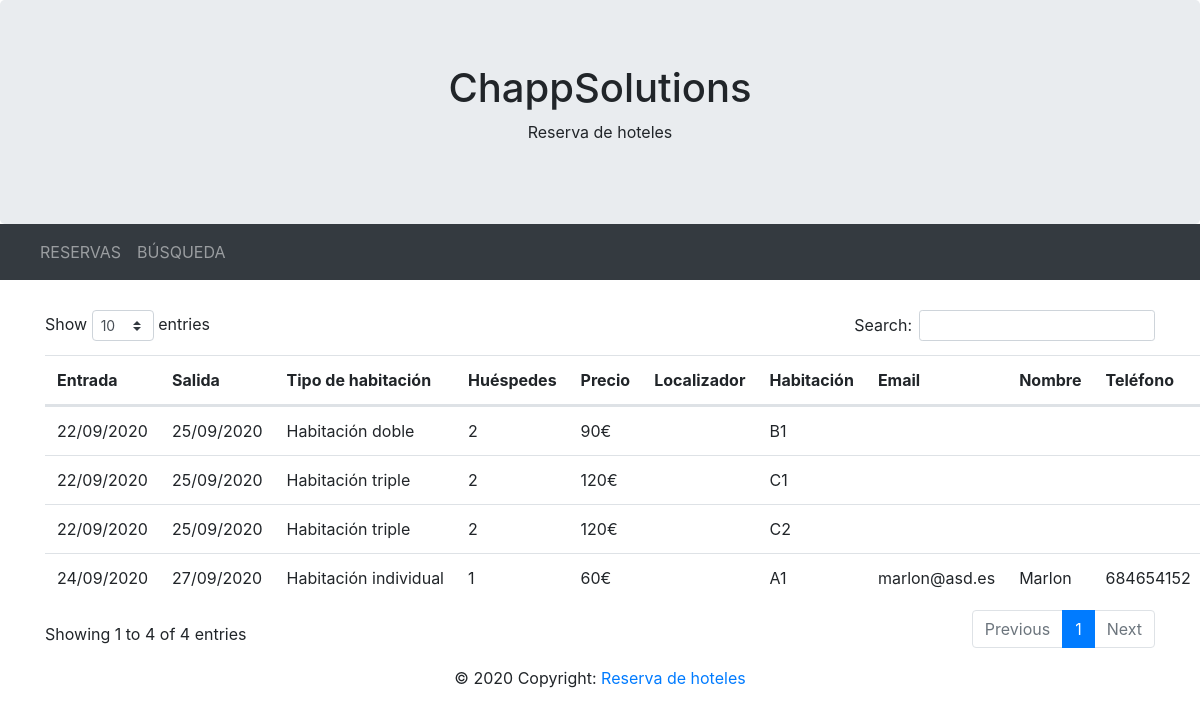
/hotelBooking/, run on the app's committed database.
### hotelBooking/models.py (models this page shows)
class Room(models.Model):
    number = models.CharField(max_length=2)
    type_room = models.ForeignKey(TypeRoom, on_delete=models.CASCADE)

class Booking(models.Model):
    checkin = models.DateField()
    checkout = models.DateField()
    guests = models.IntegerField()
    name = models.CharField(max_length=30)
    email = models.EmailField()
    phone = models.CharField(max_length=15)
    price = models.IntegerField()
    code = models.CharField(max_length=6)
    room = models.ForeignKey(Room, on_delete=models.CASCADE)
    created = models.DateTimeField(default=now)

### hotelBooking/views.py (the view)
# urls.py: path('', views.bookings, name='Reservas'),
def bookings(request):
    bookings = []
    for booking in Booking.objects.all():
        bookings.append({
            'checkin':booking.checkin.strftime('%d/%m/%Y'),
            'checkout':booking.checkout.strftime('%d/%m/%Y'),
            'type_room':get_label_type_room(booking.room.type_room.id),
            'guests':booking.guests,
            'price':str(booking.price) + '€',
            'code':booking.code,
            'number':booking.room.number,
            'name':booking.name,
            'email':booking.email,
            'phone':booking.phone,
        })
    return render(request, 'bookings.html', {'bookings':bookings})

### hotelBooking/views.py (called while the page is built)
def get_label_type_room(argument):
    labels = {
        1: "Habitación individual",
        2: "Habitación doble",
        3: "Habitación triple",
        4: "Habitación cuádruple"
    }
    return labels.get(argument, "Tipo de habitación desconocido")

### hotelBooking/templates/bookings.html (shortened to what this page needs)
{% extends "base.html" %} {% block title %}Reservas{% endblock %} {% load static %}{% block css %}
<link rel="stylesheet" href="https://cdn.datatables.net/1.10.22/css/dataTables.bootstrap4.min.css">
<link rel="stylesheet" href="https://cdn.datatables.net/responsive/2.2.6/css/responsive.bootstrap4.min.css">
<link rel="stylesheet" href="{% static 'hotelBooking/css/bookings.css' %}"> {% endblock %}{% block content %}
<table id="bookings-table" class="table table-hover dt-responsive nowrap">
    <thead>
        <tr>
            <th>Entrada</th>
            <th>Salida</th>
            <th>Tipo de habitación</th>
            <th>Huéspedes</th>
            <th>Precio</th>
            <th>Localizador</th>
            <th>Habitación</th>
            <th>Email</th>
            <th>Nombre</th>
            <th>Teléfono</th>
        </tr>
    </thead>
    <tbody>
        {% for booking in bookings %}
        <tr>
            <td>{{booking.checkin}}</td>
            <td>{{booking.checkout}}</td>
            <td>{{booking.type_room}}</td>
            <td>{{booking.guests}}</td>
            <td>{{booking.price}}</td>
            <td>{{booking.reservation_id}}</td>
            <td>{{booking.number}}</td>
            <td>{{booking.email}}</td>
            <td>{{booking.name}}</td>
            <td>{{booking.phone}}</td>
        </tr>
        {% endfor %}
    </tbody>
</table>
{% endblock %}

### hotelBooking/templates/base.html (shortened to what this page needs)
<!DOCTYPE html>
<html>
<head>
    {% load static %}
    <link rel="stylesheet" href="https://stackpath.bootstrapcdn.com/bootstrap/4.3.1/css/bootstrap.min.css">
    <link rel="stylesheet" href="{% static 'hotelBooking/css/main.css' %}"> {% block css %}{% endblock %}
</head>
<body>
    {% include 'header.html' %} {% include 'navbar.html' %}
    <div id="content-view" class="container">
        {% block content %}{% endblock %}
    </div>
    {% include 'footer.html' %}
</body>
</html>

### hotelBooking/templates/header.html
<div class="jumbotron text-center" style="margin-bottom:0">
    <h1>ChappSolutions</h1>
    <p>Reserva de hoteles</p>
</div>

### hotelBooking/templates/navbar.html (shortened to what this page needs)
<nav class="navbar navbar-expand-sm bg-dark navbar-dark">
    <div class="collapse navbar-collapse" id="collapsibleNavbar">
        <ul class="navbar-nav">
            <li class="nav-item">
                <a class="nav-link text-uppercase {% if request.path == '/hotelBooking/bookings/' %} active {% endif %}" href="{% url 'Reservas' %}">Reservas</a>
            </li>
            <li class="nav-item">
                <a class="nav-link text-uppercase {% if request.path == '/hotelBooking/searching_bookings/' %} active {% endif %}" href="{% url 'Reservar' %}">Búsqueda</a>
            </li>
        </ul>
    </div>
</nav>

### hotelBooking/templates/footer.html
<footer class="page-footer font-small blue">
    <div class="footer-copyright text-center py-3">© 2020 Copyright:
        <a href="https://mdbootstrap.com/"> Reserva de hoteles</a>
    </div>
</footer>

### hotelBooking/static/hotelBooking/css/main.css (style rules this page uses)
#content-view { margin-top: 30px }

### hotelBooking/static/hotelBooking/css/bookings.css (style rules this page uses)
#bookings-table { width: 100% !important; }

### data on the page
Room: number "B1"
Room: number "C1"
Room: number "C2"
Room: number "A1"
Booking: email "marlon@asd.es", name "Marlon", phone "684654152"

### other printed values
{{ booking.checkin }} "22/09/2020" "22/09/2020" "22/09/2020" "24/09/2020"
{{ booking.checkout }} "25/09/2020" "25/09/2020" "25/09/2020" "27/09/2020"
{{ booking.type_room }} "Habitación doble" "Habitación triple" "Habitación triple" "Habitación individual"
{{ booking.guests }} "2" "2" "2" "1"
{{ booking.price }} "90€" "120€" "120€" "60€"
